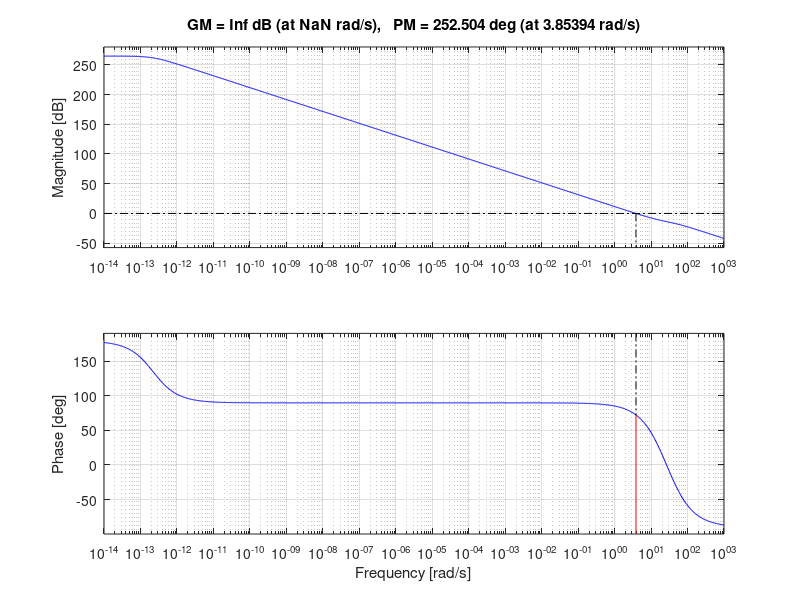

The MATLAB script that drew this image:
s = tf('s');

G = (7.86*s - 145.5) / (s^2 + 38.37*s + 8.538e-12);

bode(G) % magnitude and phase response
grid on

margin(G) % Gain Margin, Phase Margin, Gain crossover frequency, Phase crossover frequency
[Gm,Pm,Wcg,Wcp] = margin(G);

disp("Gain Margin = ");
disp(Gm);

disp("Phase Margin = ");
disp(Pm);

disp("Phase crossover frequency = ");
disp(Wcg);

disp("Gain crossover frequency = ");
disp(Wcp);
